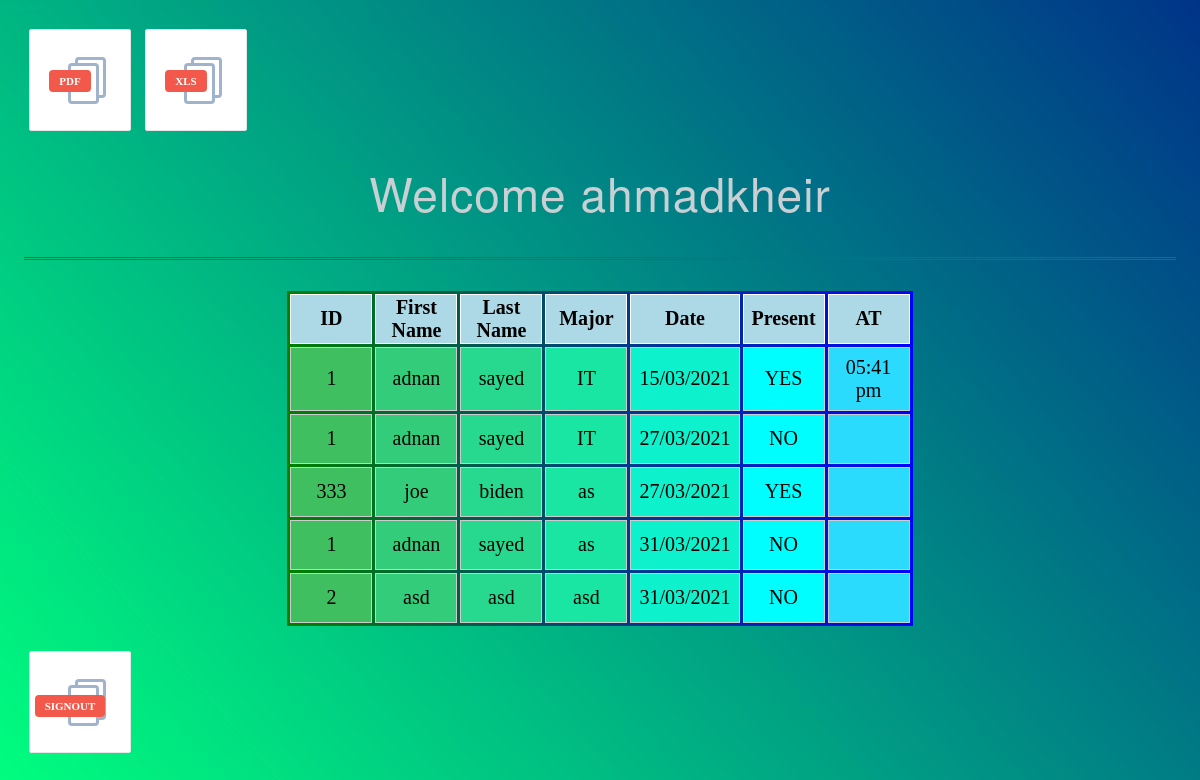
The page /attendance/index.php (signed in) on the database its author committed.
### tables this page shows
CREATE TABLE `attendance` (
  `id` int(11) NOT NULL,
  `first_name` varchar(45) NOT NULL,
  `last_name` varchar(45) NOT NULL,
  `major` varchar(10) NOT NULL,
  `date` varchar(20) NOT NULL,
  `is_attendant` varchar(5) NOT NULL,
  `timestamp` varchar(50) NOT NULL,
  `action` varchar(255) NOT NULL
);

### attendance/session.php (called while the page is built, shortened)
<?php
   include('config.php');
   $user_check = $_SESSION['login_user'];
   $ses_sql = mysqli_query($db,"SELECT username FROM instructors WHERE username='$user_check' UNION SELECT username FROM admin WHERE username='$user_check' UNION SELECT username FROM students WHERE username='$user_check'
");
   $row = mysqli_fetch_array($ses_sql,MYSQLI_ASSOC);
   $login_session = $row['username'];
?>

### attendance/index.php (the view, shortened to what this page needs)
<!DOCTYPE html>
<?php
   include('session.php');
?>
<html lang = "en-US">
 <head>
<link rel="stylesheet" href="style.css?v=<?php echo time(); ?>">
 </head>
 <body onload = "JavaScript:AutoRefresh(3000);">
<div>
		<a href="exportpdf.php" download><span>Download</span><span>PDF</span></a>
		<a href="exportxls.php" download><span>Download</span><span>XLS</span></a>
</div>
<h1 align="center">Welcome <?php echo $login_session; ?></h1>
 <p>
 <?php
  try {
  $con= new PDO('mysql:host=localhost;dbname=student_db', "root", "");
  $con->setAttribute(PDO::ATTR_ERRMODE, PDO::ERRMODE_EXCEPTION);
  $query = "SELECT id as 'ID' , first_name as 'First Name',last_name as 'Last Name' ,major as 'Major',date as 'Date', is_attendant as 'Present',timestamp as 'AT' FROM attendance ORDER BY date ASC,id,First_name";
  print "<table> ";
  $result = $con->query($query);
  $row = $result->fetch(PDO::FETCH_ASSOC);
  print " <tr> ";
  foreach ($row as $field => $value){
   print " <th>$field</th> ";
  }
  print " </tr> ";
  $data = $con->query($query);
  $data->setFetchMode(PDO::FETCH_ASSOC);
  foreach($data as $row){
   print " <tr> ";
   foreach ($row as $name=>$value){
   print " <td>$value</td> ";
   }
   print " </tr> ";
  }
  print "</table> ";
  } catch(PDOException $e) {
   echo 'ERROR: ' . $e->getMessage();
  }
 ?>
 </p>
      <h2><a href = "logout.php"><span>Signout</span><span>Signout</span></a></h2>
 </body>
</html>

### attendance/style.css (style rules this page uses)
table { font-size: 20px; border-collapse: seperate; border-spacing: 3px; }
td { padding: 0.5rem; }
td:nth-child(1) { background: hsl(135, 50%, 50%); }
td:nth-child(2) { background: hsl(148, 60%, 50%); }
td:nth-child(3) { background: hsl(155, 70%, 50%); }
td:nth-child(4) { background: hsl(160, 80%, 50%); }
td:nth-child(5) { background: hsl(170, 90%, 50%); }
td:nth-child(6) { background: hsl(180, 99%, 50%); }
td:nth-child(7) { background: hsl(190, 99%, 58%); }
td, th { width: 4rem; height: 2rem; border: 1px solid #ccc; text-align: center; }
th { background: lightblue; border-color: white; }
body { padding: 1rem; }
body { background-image: url("pic.jpg"); background-repeat: no-repeat; background-attachment: fixed; }
table { margin-left:auto; margin-right:auto; }
table { background-image: linear-gradient(to left, blue 0%, green 100%); background-origin: border-box; border-spacing: 3px; }
a { background: #ffffff; border: solid 1px #e6e6e6; border-radius: 2px; display: inline-block; height: 100px; line-height: 100px; margin: 5px; position: relative; text-align: center; vertical-align: middle; width: 100px; }
a span { background: #f2594b; border-radius: 4px; color: #ffffff; display: inline-block; font-size: 11px; font-weight: 700; line-height: normal; padding: 5px 10px; position: relative; text-transform: uppercase; z-index: 1; }
a span:last-child { margin-left: -20px; }
a:before, a:after { background: #ffffff; border: solid 3px #9fb4cc; border-radius: 4px; content: ''; display: block; height: 35px; left: 50%; margin: -17px 0 0 -12px; position: absolute; top: 50%; width: 25px; }
h1 { color: #c9d0d4; font-family: 'Helvetica Neue', sans-serif; font-size: 46px; font-weight: 100; line-height: 50px; letter-spacing: 1px; padding: 0 0 40px; border-bottom: double #555; }
a:before { margin: -23px 0 0 -5px; }

### rows shown on the page
attendance: id "1", first_name "adnan", last_name "sayed", major "IT", date "15/03/2021", is_attendant "YES", timestamp "05:41 pm"
attendance: id "1", first_name "adnan", last_name "sayed", major "IT", date "27/03/2021", is_attendant "NO"
attendance: id "333", first_name "joe", last_name "biden", major "as", date "27/03/2021", is_attendant "YES"
attendance: id "1", first_name "adnan", last_name "sayed", major "as", date "31/03/2021", is_attendant "NO"
attendance: id "2", first_name "asd", last_name "asd", major "asd", date "31/03/2021", is_attendant "NO"

### other values the page prints
$login_session "ahmadkheir"
$field "ID"
$field "First Name"
$field "Last Name"
$field "Major"
$field "Date"
$field "Present"
$field "AT"
